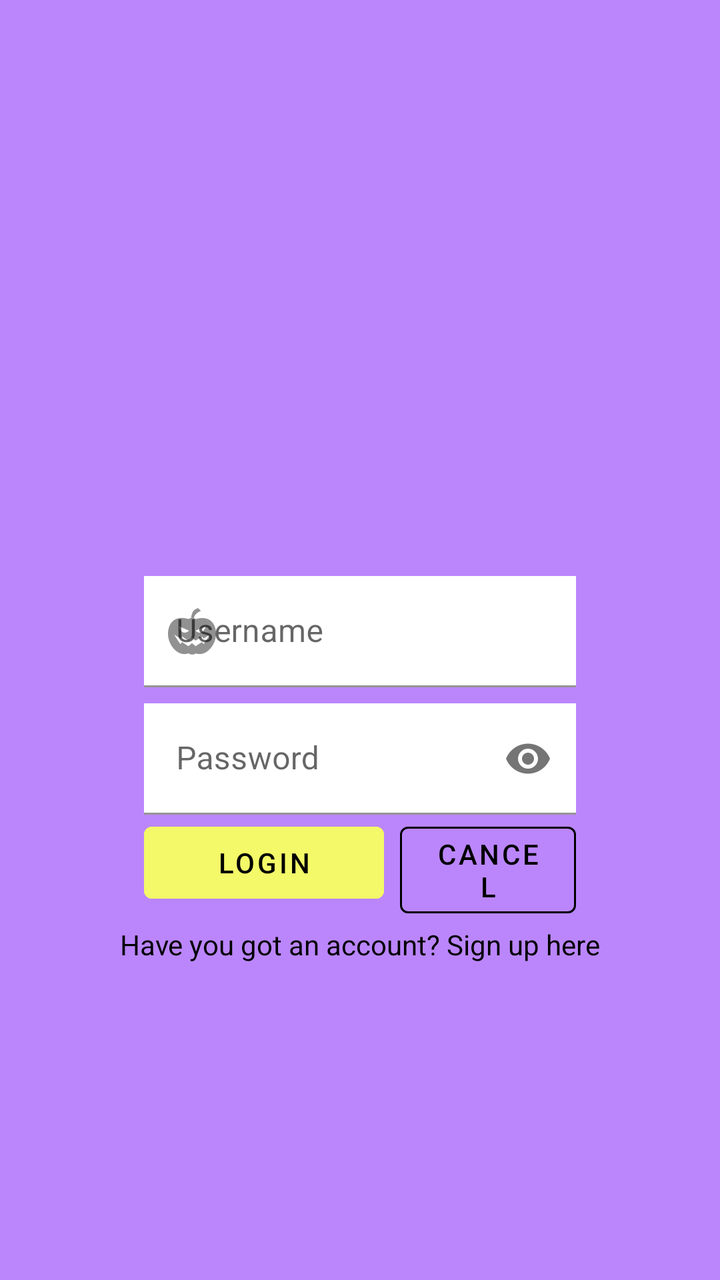
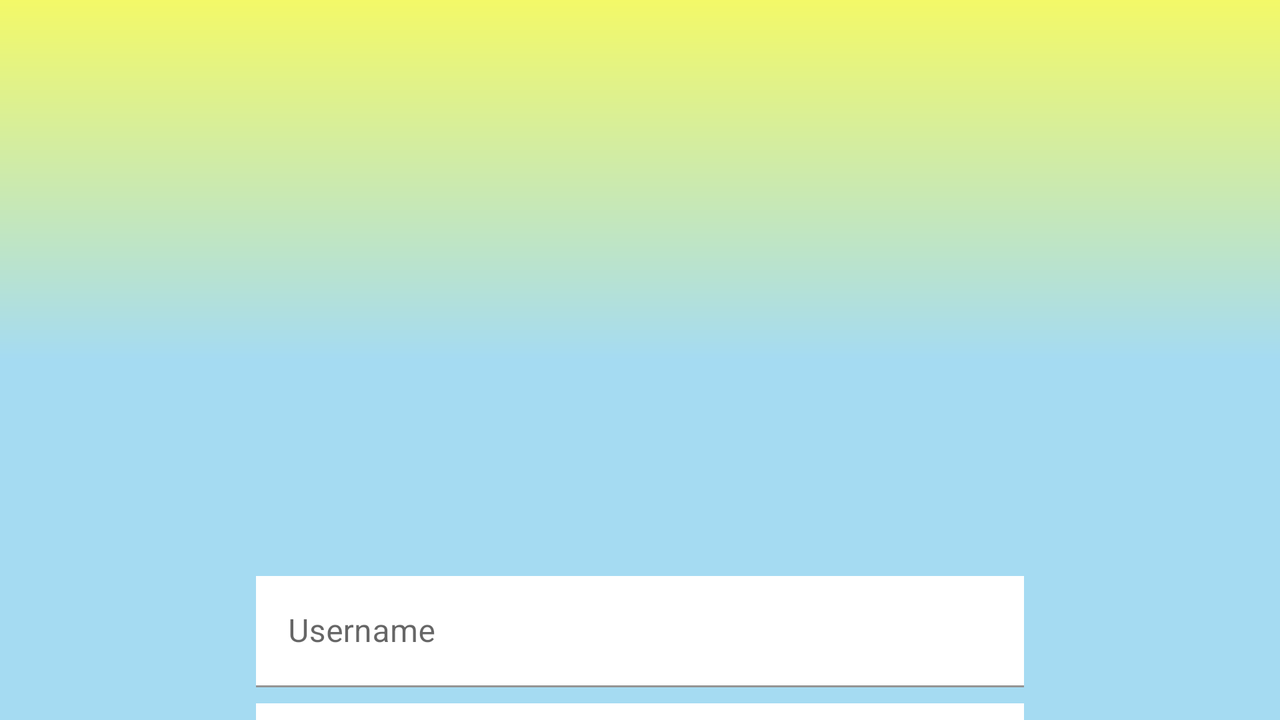

The same Android screen from two of the app's own layout files: first res/layout/ as a phone draws it, then the repository's variant for another configuration, drawn on a device whose configuration selects that folder. Both files follow.
<!-- AndroidManifest.xml: activity theme MyTheme.NoActionBar -->
<!-- res/layout/activity_login.xml -->
<?xml version="1.0" encoding="utf-8"?>
<androidx.constraintlayout.widget.ConstraintLayout xmlns:android="http://schemas.android.com/apk/res/android"
    xmlns:app="http://schemas.android.com/apk/res-auto"
    xmlns:tools="http://schemas.android.com/tools"
    android:layout_width="match_parent"
    android:layout_height="match_parent"
    tools:context=".LoginActivity"
    android:background="@color/purple_200">
    <ImageView
        android:id="@+id/tree"
        android:layout_width="200dp"
        android:layout_height="200dp"
        android:layout_marginTop="56dp"
        app:layout_constraintTop_toTopOf="parent"
        app:layout_constraintStart_toStartOf="parent"
        app:layout_constraintEnd_toEndOf="parent"
        android:src="@drawable/tree_svgrepo_com"/>
    
    <com.google.android.material.textfield.TextInputLayout
        android:id="@+id/tilusername"
        app:layout_constraintTop_toBottomOf="@id/tree"
        app:layout_constraintEnd_toEndOf="@id/rightguide"
        app:layout_constraintStart_toStartOf="@+id/leftguide"
        app:startIconDrawable="@drawable/ic_action_pumpkin"
        style="@style/textinputlayoutUsername">
        <EditText
            android:layout_width="match_parent"
            android:layout_height="wrap_content"
            android:background="@color/white"
            android:hint="Username"/>
    </com.google.android.material.textfield.TextInputLayout>
    <com.google.android.material.textfield.TextInputLayout
        android:id="@+id/tilpassword"
        app:layout_constraintTop_toBottomOf="@id/tilusername"
        app:layout_constraintEnd_toEndOf="@id/rightguide"
        app:layout_constraintStart_toStartOf="@+id/leftguide"
        app:passwordToggleEnabled="true"
        app:startIconDrawable="@drawable/ic_action_candy"
        style="@style/textinoutlayoutPassword">
        <EditText
            android:layout_width="match_parent"
            android:layout_height="wrap_content"
            android:background="@color/white"
            android:hint="Password"
            android:inputType="textPassword" />
    </com.google.android.material.textfield.TextInputLayout>
    <Button
        android:id="@+id/login"
        app:layout_constraintTop_toBottomOf="@+id/tilpassword"
        app:layout_constraintStart_toStartOf="@id/leftguide"
        android:text="login"
        style="@style/mainbuttonyellow" />
    <Button
        android:id="@+id/cancel"
        app:layout_constraintEnd_toStartOf="@id/rightguide"
        app:layout_constraintStart_toEndOf="@id/login"
        app:layout_constraintTop_toTopOf="@id/login"
        android:text="Cancel"
        style="@style/mainbuttonblue" />
    <TextView
        android:id="@+id/texto"
        android:layout_width="wrap_content"
        android:layout_height="wrap_content"
        app:layout_constraintTop_toBottomOf="@id/cancel"
        app:layout_constraintEnd_toEndOf="@id/rightguide"
        app:layout_constraintStart_toStartOf="@+id/leftguide"
        android:text="Have you got an account? Sign up here"
        android:textColor="@color/black"/>

    <androidx.constraintlayout.widget.Guideline
        android:id="@+id/leftguide"
        android:layout_width="match_parent"
        android:layout_height="match_parent"
        android:orientation="vertical"
        app:layout_constraintGuide_percent="0.2" />
    <androidx.constraintlayout.widget.Guideline
        android:id="@+id/rightguide"
        android:layout_width="match_parent"
        android:layout_height="match_parent"
        android:orientation="vertical"
        app:layout_constraintGuide_percent="0.80"/>


</androidx.constraintlayout.widget.ConstraintLayout>
<!-- resources referenced by this layout -->
<resources>
  <color name="black">#FF000000</color>
  <color name="purple_200">#FFBB86FC</color>
  <color name="white">#FFFFFFFF</color>
  <!-- drawable ic_action_pumpkin: png bitmap (drawable-hdpi, 868 bytes) -->
  <style name="mainbuttonblue" parent="Widget.MaterialComponents.Button.OutlinedButton">
          <item name="android:layout_width">0dp</item>
          <item name="android:layout_height">wrap_content</item>
          <item name="android:layout_marginLeft">8dp</item>
          <item name="android:textColor">@color/black</item>
          <item name="strokeColor">@color/black</item>
      </style>
  <style name="mainbuttonyellow">
          <item name="android:layout_width">120dp</item>
          <item name="android:layout_height">wrap_content</item>
          <item name="android:textColor">@color/black</item>
          <item name="android:backgroundTint">@color/yellow</item>
      </style>
  <style name="textinoutlayoutPassword">
          <item name="android:layout_width">0dp</item>
          <item name="android:layout_height">wrap_content</item>
          <item name="android:layout_marginTop">8dp</item>
      </style>
  <style name="textinputlayoutUsername">
          <item name="android:layout_width">0dp</item>
          <item name="android:layout_height">wrap_content</item>
          <item name="android:layout_marginTop">32dp</item>
      </style>
  <style name="MyTheme.NoActionBar" parent="Theme.MaterialComponents.DayNight.NoActionBar">
          <item name="windowActionBar">false</item>
          
      </style>
  <color name="yellow">#f3f968 </color>
</resources>
<!-- res/layout-land/activity_login.xml (the repository's variant of the layout above) -->
<!-- drawn on the phone turned sideways -->
<?xml version="1.0" encoding="utf-8"?>
<androidx.constraintlayout.widget.ConstraintLayout xmlns:android="http://schemas.android.com/apk/res/android"
    xmlns:app="http://schemas.android.com/apk/res-auto"
    xmlns:tools="http://schemas.android.com/tools"
    android:layout_width="match_parent"
    android:layout_height="match_parent"
    tools:context=".LoginActivity"
    android:background="@drawable/gradient">
    <ImageView
        android:id="@+id/fondo"
        android:layout_width="match_parent"
        android:layout_height="match_parent"
        android:scaleType="fitStart"/>
    
    <ImageView
        android:id="@+id/loginGirl"
        android:layout_width="200dp"
        android:layout_height="200dp"
        android:layout_marginTop="56dp"
        app:layout_constraintTop_toTopOf="parent"
        app:layout_constraintStart_toStartOf="parent"
        app:layout_constraintEnd_toEndOf="parent"/>
    
    <com.google.android.material.textfield.TextInputLayout
        android:id="@+id/tilusername"
        app:layout_constraintTop_toBottomOf="@id/loginGirl"
        app:layout_constraintEnd_toEndOf="@id/rightguide"
        app:layout_constraintStart_toStartOf="@+id/leftguide"
        app:startIconDrawable="@drawable/ic_action_paw"
        style="@style/textinputlayoutUsername">
        <EditText
            android:layout_width="match_parent"
            android:layout_height="wrap_content"
            android:background="@color/white"
            android:hint="Username"/>
    </com.google.android.material.textfield.TextInputLayout>
    <com.google.android.material.textfield.TextInputLayout
        android:id="@+id/tilpassword"
        app:layout_constraintTop_toBottomOf="@id/tilusername"
        app:layout_constraintEnd_toEndOf="@id/rightguide"
        app:layout_constraintStart_toStartOf="@+id/leftguide"
        app:passwordToggleEnabled="true"
        app:startIconDrawable="@drawable/ic_action_candy"
        style="@style/textinoutlayoutPassword">
        <EditText
            android:layout_width="match_parent"
            android:layout_height="wrap_content"
            android:background="@color/white"
            android:hint="Password"
            android:inputType="textPassword" />
    </com.google.android.material.textfield.TextInputLayout>
    <Button
        android:id="@+id/login"
        app:layout_constraintTop_toBottomOf="@+id/tilpassword"
        app:layout_constraintStart_toStartOf="@id/leftguide"
        android:text="login"
        style="@style/mainbuttonyellow" />
    <Button
        android:id="@+id/cancel"
        app:layout_constraintEnd_toStartOf="@id/rightguide"
        app:layout_constraintStart_toEndOf="@id/login"
        app:layout_constraintTop_toTopOf="@id/login"
        android:text="Cancel"
        style="@style/mainbuttonblue"/>
    <TextView
        android:id="@+id/texto"
        android:layout_width="wrap_content"
        android:layout_height="wrap_content"
        app:layout_constraintTop_toBottomOf="@id/cancel"
        app:layout_constraintEnd_toEndOf="@id/rightguide"
        app:layout_constraintStart_toStartOf="@+id/leftguide"
        android:text="Have you got an account? Sign up here"
        android:textColor="@color/black"/>

    <androidx.constraintlayout.widget.Guideline
        android:id="@+id/leftguide"
        android:layout_width="match_parent"
        android:layout_height="match_parent"
        android:orientation="vertical"
        app:layout_constraintGuide_percent="0.2" />
    <androidx.constraintlayout.widget.Guideline
        android:id="@+id/rightguide"
        android:layout_width="match_parent"
        android:layout_height="match_parent"
        android:orientation="vertical"
        app:layout_constraintGuide_percent="0.80"/>


</androidx.constraintlayout.widget.ConstraintLayout>
<!-- resources referenced by the variant -->
<!-- as the phone turned sideways resolves them -->
<resources>
  <color name="black">#FF000000</color>
  <color name="white">#FFFFFFFF</color>
  <!-- drawable gradient (drawable) -->
  <?xml version="1.0" encoding="utf-8"?>
  <shape xmlns:android="http://schemas.android.com/apk/res/android">
      <gradient
          android:startColor="@color/blue"
          android:centerColor="@color/blue"
          android:endColor="@color/yellow"
          android:angle="90">
      </gradient>
  </shape>
  <style name="mainbuttonblue" parent="Widget.MaterialComponents.Button.OutlinedButton">
          <item name="android:layout_width">0dp</item>
          <item name="android:layout_height">wrap_content</item>
          <item name="android:layout_marginLeft">8dp</item>
          <item name="android:textColor">@color/black</item>
          <item name="strokeColor">@color/black</item>
      </style>
  <style name="mainbuttonyellow">
          <item name="android:layout_width">120dp</item>
          <item name="android:layout_height">wrap_content</item>
          <item name="android:textColor">@color/black</item>
          <item name="android:backgroundTint">@color/yellow</item>
      </style>
  <style name="textinoutlayoutPassword">
          <item name="android:layout_width">0dp</item>
          <item name="android:layout_height">wrap_content</item>
          <item name="android:layout_marginTop">8dp</item>
      </style>
  <style name="textinputlayoutUsername">
          <item name="android:layout_width">0dp</item>
          <item name="android:layout_height">wrap_content</item>
          <item name="android:layout_marginTop">32dp</item>
      </style>
  <style name="MyTheme.NoActionBar" parent="Theme.MaterialComponents.DayNight.NoActionBar">
          <item name="windowActionBar">false</item>
          
      </style>
  <color name="blue">#a5dbf2 </color>
  <color name="yellow">#f3f968 </color>
</resources>
